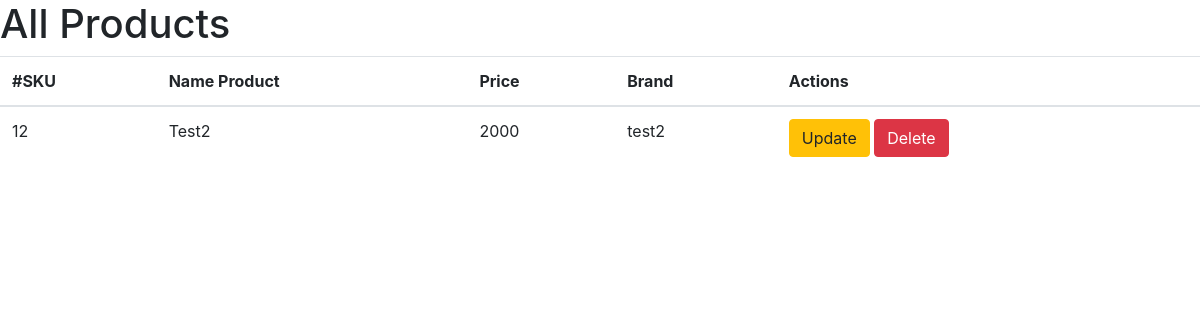
/products, run on an earlier commit of the app's database.
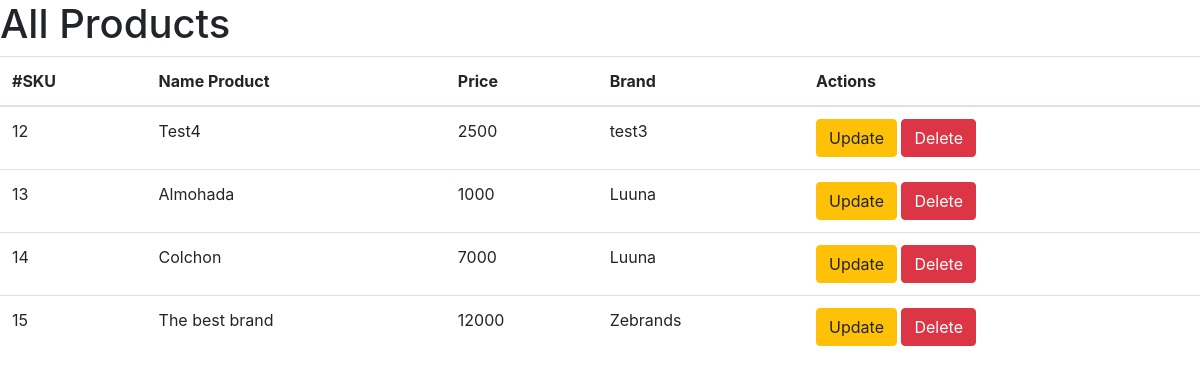
And on a later commit of the database.
### app_products/models.py (models this page shows)
class Product(models.Model):
    sku = models.AutoField(primary_key=True)
    name = models.CharField(max_length=500)
    price = models.IntegerField()
    brand = models.CharField(max_length=300)

### app_products/views.py (the view)
# urls.py: path('products',views.get_products, name="produc" ),
def get_products(request):
    products= Product.objects.all()
    return render(request,'get_products.html' ,{'all_products':products})

### app_products/templates/get_products.html (shortened to what this page needs)
{% extends 'basetemplate.html' %}
{% block title_body %}
    <h1>All Products</h1>
{% endblock title_body %}
{% block data_body %}
<table class="table">
  <thead>
    <tr>
      <th scope="col">#SKU</th>
      <th scope="col">Name Product</th>
      <th scope="col">Price</th>
      <th scope="col">Brand</th>
      <th scope="col">Actions</th>
    </tr>
  </thead>
  <tbody>
    {% for products in all_products %}
        <tr>
            <td>{{products.sku}}</td>
            <td>{{products.name}}</td>
            <td>{{products.price}}</td>
            <td>{{products.brand}}</td>
            <td>
              <a href="/update_products/{{products.sku}}" class="btn btn-warning">Update</a>
              <a href="/delete_products/{{products.sku}}" class="btn btn-danger">Delete</a>
            </td>
        </tr>
    {% endfor %}
  </tbody>
</table>
{% endblock data_body %}

### app_products/templates/basetemplate.html (shortened to what this page needs)
<!DOCTYPE html>
<html lang="en">
<head>
    <link rel="stylesheet" href="https://maxcdn.bootstrapcdn.com/bootstrap/4.0.0/css/bootstrap.min.css">
</head>
<body>
    {% block title_body %}
    {% endblock title_body %}
    {% block data_body %}
    {% endblock data_body %}
</body>
</html>

What changed in the data, as far as the page shows it:
changed Product id 12: name "Test2" → "Test4"; price "2000" → "2500"; brand "test2" → "test3"
added Product: sku "13", name "Almohada", price "1000", brand "Luuna"
added Product: sku "14", name "Colchon", price "7000", brand "Luuna"
added Product: sku "15", name "The best brand", price "12000", brand "Zebrands"
